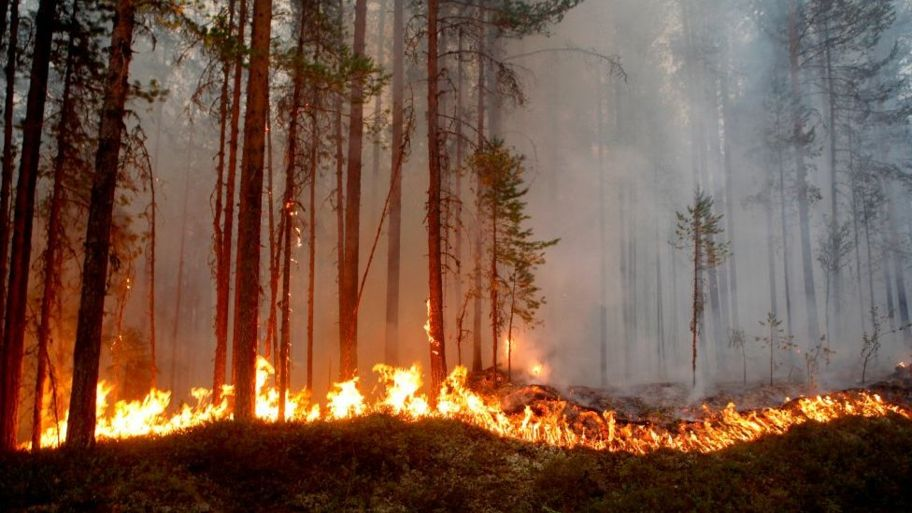
#> input picture img1.jpg, 912 x 513 px
$ jupyter execute forestFireDetection.ipynb   (older library calls are emulated)
#> lines starting #> are read from the running program, lines starting #| are printed output that depends on the picture; after the words box and inside, x2 and y2 are one past the last pixel; in counts of white or black regions, pixels touching at a corner belong together
Connecting google drive

[cell 1]
from google.colab import drive
drive.mount('/content/drive')

[cell 2]
cd /content/drive/MyDrive/Academics/Sem6/IP-project-2022/

Importing necessary libraries

[cell 3]
from imutils import contours
from skimage import measure
import numpy as np
import argparse
import imutils
import cv2
from google.colab.patches import cv2_imshow
import matplotlib.pyplot as plt
import warnings
warnings.filterwarnings('ignore')

Applying different thresholds on grayscale image

[cell 4]
image = cv2.imread('img1.jpg',0) #0 is to read image as grayscale image
#> image: shape (513, 912); min 0, max 255, mean 92
ret,thres1 = cv2.threshold(image,127,255,cv2.THRESH_BINARY)
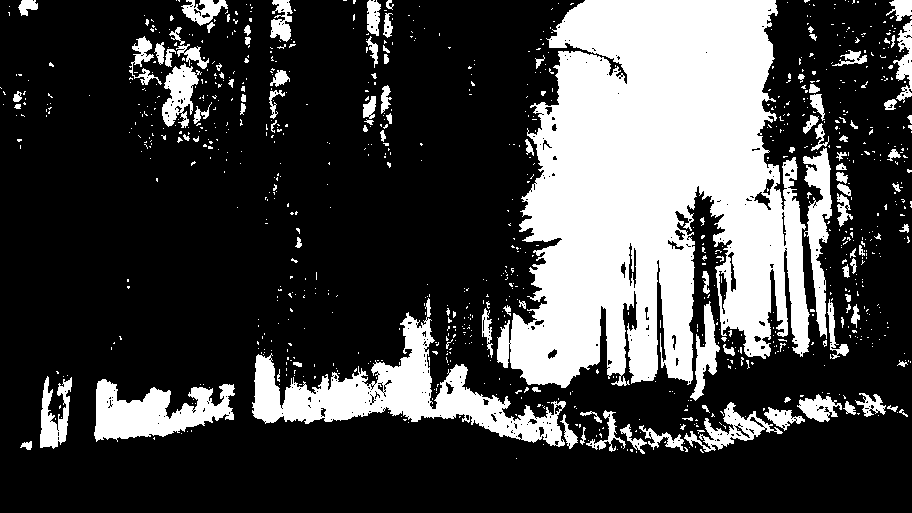
#> thres1: shape (513, 912); 26.5% white; 956 white regions (844 under 20 px), largest, box (x1, y1, x2, y2) and area: (497, 0, 810, 388) 82773, (252, 298, 566, 447) 12623, (94, 379, 235, 442) 4952
ret,thres2 = cv2.threshold(image,127,255,cv2.THRESH_BINARY_INV)
ret,thres3 = cv2.threshold(image,127,255,cv2.THRESH_TRUNC)
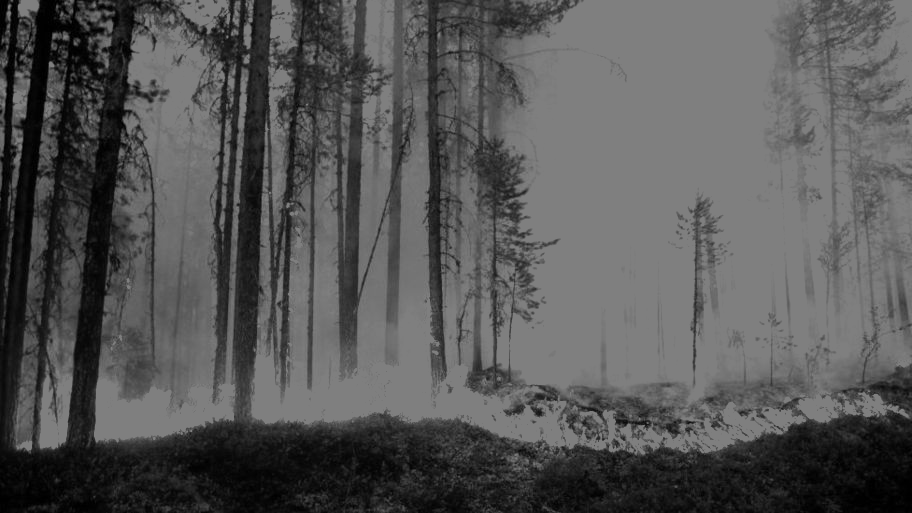
#> thres3: shape (513, 912); min 0, max 127, mean 85.7
ret,thres4 = cv2.threshold(image,127,255,cv2.THRESH_TOZERO)
ret,thres5 = cv2.threshold(image,127,255,cv2.THRESH_TOZERO_INV)
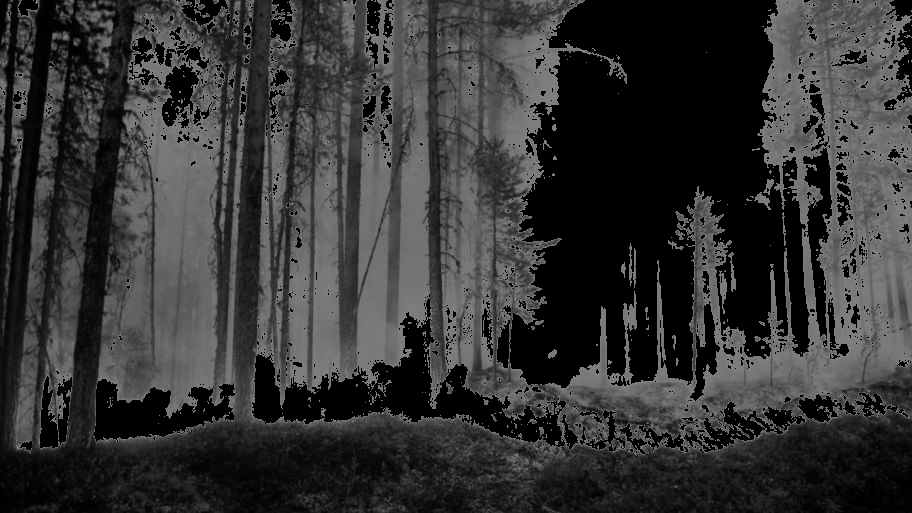
#> thres5: shape (513, 912); min 0, max 127, mean 52

titles = ['Original Image','BINARY Image','BINARY_INV Image','TRUNC Image','TOZERO Image','TOZERO_INV Image']
images = [image, thres1, thres2, thres3, thres4, thres5]
plt.figure(figsize=(16,8))
for i in range(6):
    plt.subplot(2,3,i+1),plt.imshow(images[i],'gray')
    plt.title(titles[i])
    plt.xticks([]),plt.yticks([])

plt.show()

Converting to HSV image

[cell 5]
img = cv2.imread("img3.jpg")
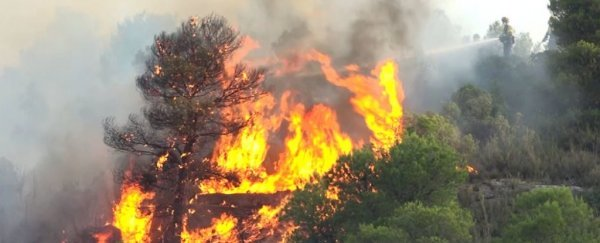
#> input picture img3.jpg, 600 x 243 px
#> img is the input picture: shape (243, 600, 3); mean B, G, R 110.7, 133.6, 148.3
hsvimg=cv2.cvtColor(img, cv2.COLOR_BGR2HSV)
#> hsvimg: shape (243, 600, 3); mean H, S, V 43.7, 65.2, 151.5
cv2_imshow(hsvimg)

Normalizing HSV image and then applying threshold

[cell 6]
hsvimg = hsvimg/255
#> hsvimg: shape (243, 600, 3) float64; mean H, S, V 0.171, 0.256, 0.594
hsvthres = cv2.inRange(hsvimg, (0.02, 0.20, 0.98), (0.30, 1.00, 1.00))
#> hsvthres: shape (243, 600); 5.3% white; 166 white regions (134 under 20 px), largest, box (x1, y1, x2, y2) and area: (242, 106, 352, 193) 2373, (347, 61, 402, 133) 1384, (224, 118, 279, 178) 1029
cv2_imshow(hsvthres)

Converting rbg to get YCrCb color space

[cell 7]
ycrcbimg=cv2.cvtColor(img,cv2.COLOR_BGR2YCR_CB)
#> ycrcbimg: shape (243, 600, 3); mean of channels 0, 1, 2 135.4, 137.2, 114.1
cv2_imshow(ycrcbimg)

Applying thresholding on YCrCb image

[cell 8]
y, cr, cb = ycrcbimg[:,:,0], ycrcbimg[:,:,1], ycrcbimg[:,:,2]
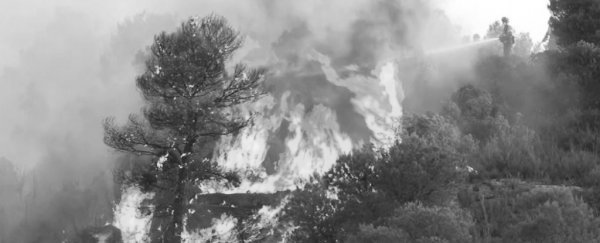
#> y: shape (243, 600); min 30, max 255, mean 135.4
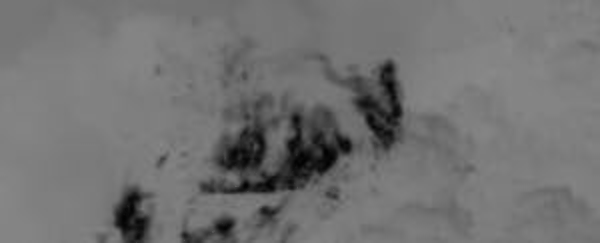
#> cb: shape (243, 600); min 1, max 137, mean 114.1
ymean = np.float(np.mean(y))
#> ymean = 135.4
crmean = np.float(np.mean(cr))
#> crmean = 137.2
cbmean = np.float(np.mean(cb))
#> cbmean = 114.1
ymax = np.float(np.max(y))
#> ymax = 255
crmax = np.float(np.max(cr))
#> crmax = 206
cbmax = np.float(np.max(cb))
#> cbmax = 137
ycrcbthres =  cv2.inRange(ycrcbimg.astype(np.float32), (ymean, crmean, 0),(ymax,crmax,cbmean))
#> ycrcbthres: shape (243, 600); 14.8% white; 114 white regions (96 under 20 px), largest, box (x1, y1, x2, y2) and area: (199, 16, 413, 194) 16791, (112, 186, 155, 243) 1560, (180, 213, 238, 243) 891
cv2_imshow(ycrcbthres)

To get the region containing fire we take intersection of hsv threshold and ycrcb threshold

[cell 9]
thresh = cv2.bitwise_and(ycrcbthres,hsvthres)
#> thresh: shape (243, 600); 5.3% white; 166 white regions (134 under 20 px), largest, box (x1, y1, x2, y2) and area: (242, 106, 352, 193) 2373, (347, 61, 402, 133) 1384, (224, 118, 279, 178) 1001
cv2_imshow(thresh)

Dilate the above image with structuring element of 3X3 matrix of 1s, 4 times to increase the size of fire patches in the image

[cell 10]
thresh = cv2.dilate(thresh, None, iterations=4)
#> thresh: shape (243, 600); 16% white; 16 white regions, largest, box (x1, y1, x2, y2) and area: (197, 91, 366, 197) 11473, (315, 51, 407, 155) 4922, (109, 183, 164, 243) 2343
cv2_imshow(thresh)

Generating mask to extract fire regions

[cell 11]
labels = measure.label(thresh, connectivity = 2, background=0) #labels the image with 8 connectvity with background labeled as 0
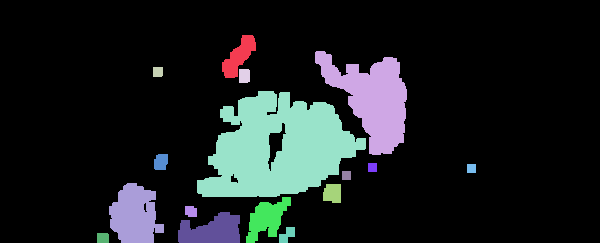
#> labels: shape (243, 600) int64; 17 distinct labels, from 0 to 16; one colour per label, 0 black
mask = np.zeros(thresh.shape, dtype="uint8")#create a mask of same size as image
for label in np.unique(labels):
  if label == 0:
    continue #ignore the background

  labelMask = np.zeros(thresh.shape, dtype="uint8")
  labelMask[labels == label] = 255
  numPixels = cv2.countNonZero(labelMask)

  if numPixels > 200:
    mask = cv2.add(mask, labelMask)
#> this loop made 17 passes
#> numPixels on passes 2 to 13: 732, 4922, 99, 151, 11473, 200, 81, 81, 81, 2343, 308, 1104
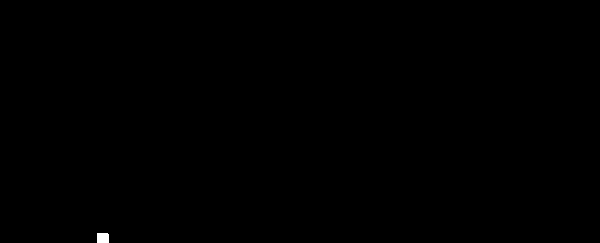
#> labelMask: shape (243, 600); 0.08% white; 1 white region, box (x1, y1, x2, y2) and area: (97, 233, 109, 243) 119
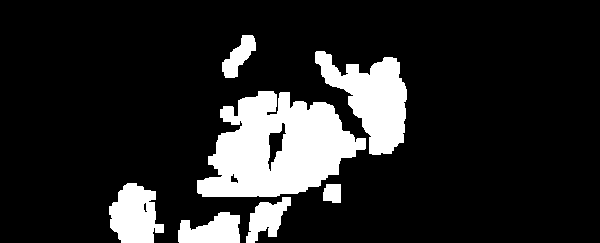
#> mask: shape (243, 600); 15.3% white; 7 white regions

Find contours (boundaries of a shape with the same intensity) using chain_approx_simple approximation

[cell 12]
cnts = cv2.findContours(mask.copy(), cv2.RETR_EXTERNAL,cv2.CHAIN_APPROX_SIMPLE)
#> cnts = 7 contours; box (x1, y1, x2, y2) and area: (197, 91, 366, 197) 11526, (315, 51, 407, 155) 4728, (109, 183, 164, 243) 2246, (178, 212, 240, 243) 1322, (246, 197, 291, 243) 1013, (222, 35, 256, 78) 670, (323, 184, 341, 203) 274
cnts = imutils.grab_contours(cnts)
if(len(cnts)==0):
  print("No fire detected")

Draw circle on each fire region and label them

[cell 13]
cnts = contours.sort_contours(cnts)[0]
for (i, c) in enumerate(cnts):
	(x, y, w, h) = cv2.boundingRect(c)
	((cX, cY), radius) = cv2.minEnclosingCircle(c)
	cv2.circle(img, (int(cX), int(cY)), int(radius),(0, 0, 255), 3)
	cv2.putText(img, "#{}".format(i + 1), (x, y - 15),cv2.FONT_HERSHEY_SIMPLEX, 0.45, (0, 0, 255), 2)
#> this loop made 7 passes
#> (x, y, w, h, cX, cY, radius) on passes 1 to 7: (109, 183, 55, 60, 137, 213.8, 32.4), (178, 212, 62, 31, 208.7, 228.5, 33.16), (197, 91, 169, 106, 281, 165, 88.23), (222, 35, 34, 43, 238.5, 56, 24.97), (246, 197, 45, 46, 268, 219.5, 31.47), (315, 51, 92, 104, 354.6, 101.2, 63.32), (323, 184, 18, 19, 332.4, 193, 11.75)
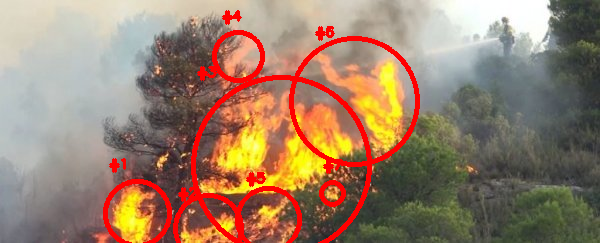
#> img: shape (243, 600, 3); mean B, G, R 105.9, 127.1, 154.7
